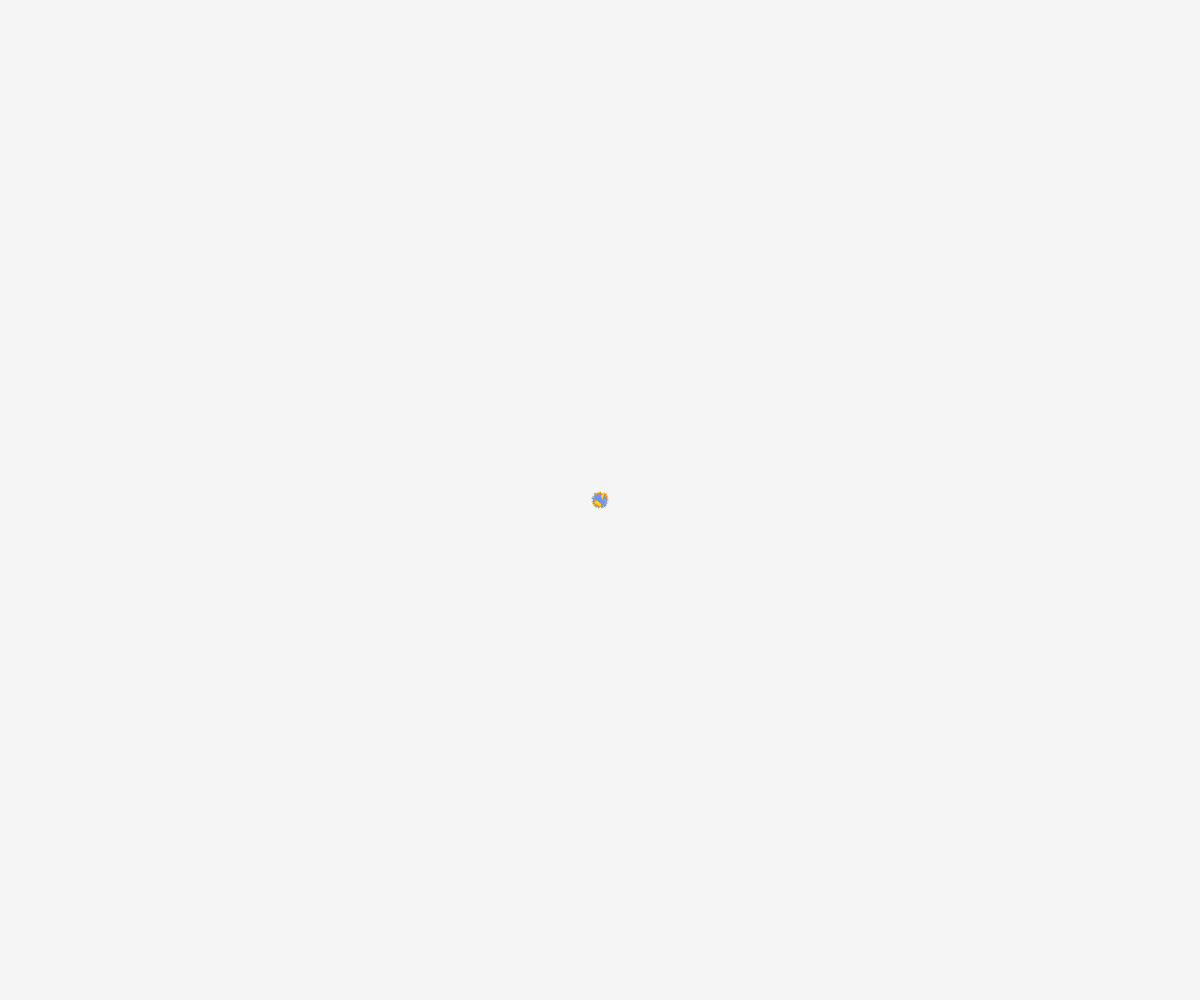
Frame 1 (no input)
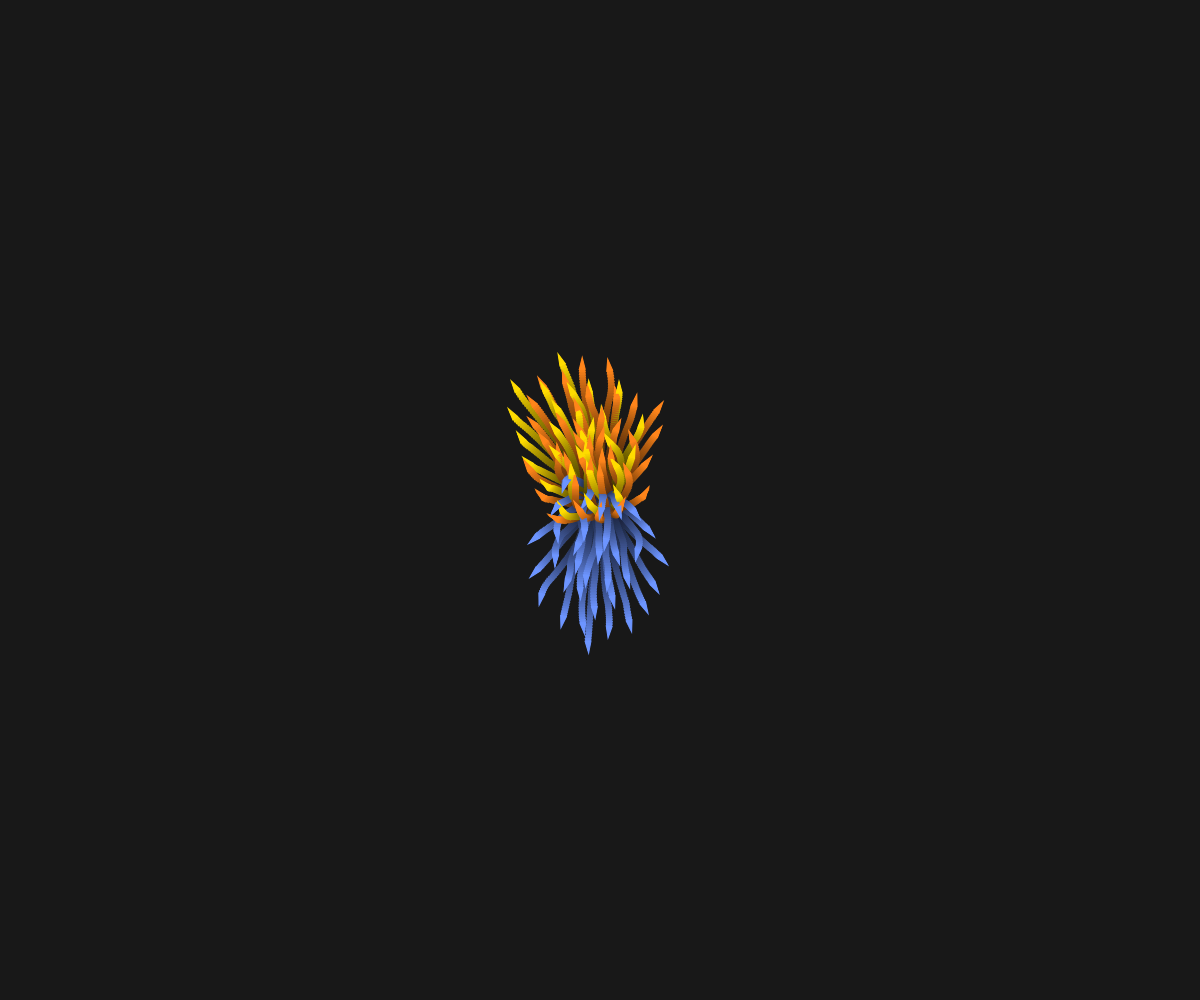
Frame 60 (no input)
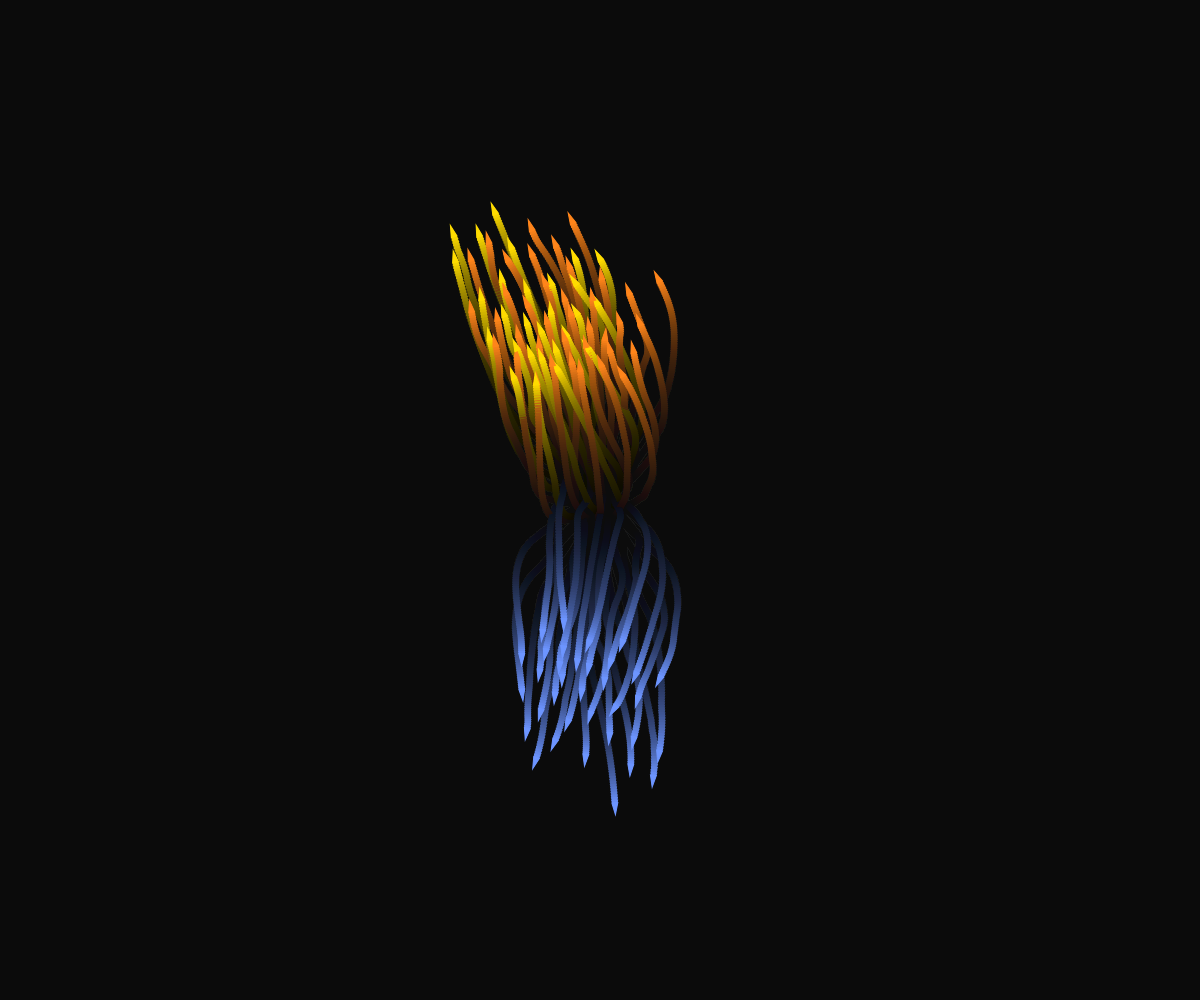
Frame 120 (the mouse pressed at the canvas centre since frame 60)

The p5.js sketch that drew these frames (run headless with seeded random() and noise() and a simulated clock; from frame 60 on, the mouse is pressed at the canvas centre):

// p5.js sketch
// ── sketch.js
let flock;

let number_of_boids = 100; // how many boids on the screen?
let min_life_force = 1500;
let max_life_force = 2500;
let life_force_decrement = 0.0; // set to some value; boid will die off a bit by this amt/frame
let number_of_groups = 3; // set from 1 - 6 probably

function setup() {
  createCanvas(windowWidth, windowHeight);
  flock = new Flock();
  // Add an initial set of boids into the system
  for (let i = 0; i < number_of_boids; i++) {
    let b = new Boid(width / 2, height / 2);
    //let b = new Boid(random(width), random(height));
    // let b = new Boid(random(1*width/3, 2*width/3), random(1*height/3, 2*height/3))
    flock.addBoid(b);
  }
}

function draw() {
 background(0, 10);
  //background(255);
  if (flock.boids.length > 0) {
    flock.run();
    flock.update();
  }
  else {
    noLoop();
    console.log("All the boids are dead.")
  }
}

// Pause
function mousePressed() {
  isLooping() ? noLoop() : loop();
}

 function windowResized() {
   resizeCanvas(windowWidth, windowHeight);
 }


// The Nature of Code
// Daniel Shiffman
// http://natureofcode.com

// Flock object

function Flock() {
  // An array for all the boids
  this.boids = []; // Initialize the array
}

Flock.prototype.run = function () {
  for (let i = 0; i < this.boids.length; i++) {
    this.boids[i].run(this.boids); // Passing the entire list of boids to each boid individually
  }
}

Flock.prototype.update = function () {
  this.remove_dead_boids();
}

Flock.prototype.addBoid = function (b) {
  this.boids.push(b);
}

Flock.prototype.remove_dead_boids = function () {
  this.boids = this.boids.filter(boid => boid.life_force > 0);
}

// The Nature of Code
// Daniel Shiffman
// http://natureofcode.com

// Boid class
// Methods for Separation, Cohesion, Alignment added

function Boid(x, y) {
  this.acceleration = createVector(0, 0);
  this.velocity = createVector(random(-1, 1), random(-1, 1));
  this.position = createVector(x, y);
  this.r = 3.0;
  this.maxspeed = 3; // Maximum speed
  this.maxforce = 0.05; // Maximum steering force
  this.colour_name = random_color(); 
  this.colour = color_named(this.colour_name);
  this.life_force = max_life_force; //random(min_life_force, max_life_force);
}

Boid.prototype.run = function (boids) {
  this.flock(boids);
  this.update();
  this.borders();
  this.render();
}

Boid.prototype.applyForce = function (force) {
  // We could add mass here if we want A = F / M
  this.acceleration.add(force);
}

// We accumulate a new acceleration each time based on three rules
Boid.prototype.flock = function (boids) {
  let feather_mates = boids.filter(boid => this.of_a_feather(boid));
  let sep = this.separate(feather_mates); // Separation
  let ali = this.align(feather_mates); // Alignment
  let coh = this.cohesion(feather_mates); // Cohesion
  // Arbitrarily weight these forces
  sep.mult(1.5);
  ali.mult(1.0);
  coh.mult(1.0);
  // Add the force vectors to acceleration
  this.applyForce(sep);
  this.applyForce(ali);
  this.applyForce(coh);
}

// Method to update location
Boid.prototype.update = function () {
  // Update velocity
  this.velocity.add(this.acceleration);
  // Limit speed
  this.velocity.limit(this.maxspeed);
  this.position.add(this.velocity);
  // Reset accelertion to 0 each cycle
  this.acceleration.mult(0);
  // Update Life force
  if (this.life_force > 0) {
    this.life_force -= life_force_decrement; 
  } else {
    this.life_force = 0;
  }
}

// A method that calculates and applies a steering force towards a target
// STEER = DESIRED MINUS VELOCITY
Boid.prototype.seek = function (target) {
  let desired = p5.Vector.sub(target, this.position); // A vector pointing from the location to the target
  // Normalize desired and scale to maximum speed
  desired.normalize();
  desired.mult(this.maxspeed);
  // Steering = Desired minus Velocity
  let steer = p5.Vector.sub(desired, this.velocity);
  steer.limit(this.maxforce); // Limit to maximum steering force
  return steer;
}

Boid.prototype.render = function () {
  // Draw a triangle rotated in the direction of velocity
  let theta = this.velocity.heading() + radians(90);
  alpha_value = (255 * this.life_force) / max_life_force;
  this.colour.setAlpha(alpha_value); 
  fill(this.colour);
  stroke(this.colour);
  push();
  translate(this.position.x, this.position.y);
  rotate(theta);
  beginShape();
  vertex(0, -this.r * 2);
  vertex(-this.r, this.r * 2);
  vertex(this.r, this.r * 2);
  endShape(CLOSE);
  pop();
}

// Wraparound
Boid.prototype.borders = function () {
  if (this.position.x < -this.r) this.position.x = width + this.r;
  if (this.position.y < -this.r) this.position.y = height + this.r;
  if (this.position.x > width + this.r) this.position.x = -this.r;
  if (this.position.y > height + this.r) this.position.y = -this.r;
}

// Separation
// Method checks for nearby boids and steers away
Boid.prototype.separate = function (boids) {
  let desiredseparation = 25.0;
  let steer = createVector(0, 0);
  let count = 0;
  // For every boid in the system, check if it's too close
  for (let i = 0; i < boids.length; i++) {
    let d = p5.Vector.dist(this.position, boids[i].position);
    // If the distance is greater than 0 and less than an arbitrary amount (0 when you are yourself)
    if ((d > 0) && (d < desiredseparation)) {
      // Calculate vector pointing away from neighbor
      let diff = p5.Vector.sub(this.position, boids[i].position);
      diff.normalize();
      diff.div(d); // Weight by distance
      steer.add(diff);
      count++; // Keep track of how many
    }
  }
  // Average -- divide by how many
  if (count > 0) {
    steer.div(count);
  }

  // As long as the vector is greater than 0
  if (steer.mag() > 0) {
    // Implement Reynolds: Steering = Desired - Velocity
    steer.normalize();
    steer.mult(this.maxspeed);
    steer.sub(this.velocity);
    steer.limit(this.maxforce);
  }
  return steer;
}

// Alignment
// For every nearby boid in the system, calculate the average velocity
Boid.prototype.align = function (boids) {
  let neighbordist = 50;
  let sum = createVector(0, 0);
  let count = 0;
  for (let i = 0; i < boids.length; i++) {
    let d = p5.Vector.dist(this.position, boids[i].position);
    if ((d > 0) && (d < neighbordist)) {
      sum.add(boids[i].velocity);
      count++;
    }
  }
  if (count > 0) {
    sum.div(count);
    sum.normalize();
    sum.mult(this.maxspeed);
    let steer = p5.Vector.sub(sum, this.velocity);
    steer.limit(this.maxforce);
    return steer;
  } else {
    return createVector(0, 0);
  }
}

// Cohesion
// For the average location (i.e. center) of all nearby boids, calculate steering vector towards that location
Boid.prototype.cohesion = function (boids) {
  let neighbordist = 50;
  let sum = createVector(0, 0); // Start with empty vector to accumulate all locations
  let count = 0;
  for (let i = 0; i < boids.length; i++) {
    let d = p5.Vector.dist(this.position, boids[i].position);
    if ((d > 0) && (d < neighbordist)) {
      sum.add(boids[i].position); // Add location
      count++;
    }
  }
  if (count > 0) {
    sum.div(count);
    return this.seek(sum); // Steer towards the location
  } else {
    return createVector(0, 0);
  }
}

Boid.prototype.of_a_feather = function (boid) {
  return this.colour_name === boid.colour_name
}


function random_color () {
  colors = ['blue_2','yellow','orange','blue_3','blue_4','blue_5',];
  i = random(number_of_groups);
  c = colors[int(i) % colors.length];
  return c;
}
// see https://clrs.cc/
function color_named (name) {
  colors = {
    aqua:    color(0x7f,0xdb,0xff),
    blue:    color(0x00,0x74,0xd9),
    lime:    color(0x01,0xff,0x70),
    navy:    color(0x00,0x1f,0x3f),
    teal:    color(0x39,0xcc,0xcc),
    olive:   color(0x3d,0x99,0x70),
    green:   color(0x2e,0xcc,0x40),
    red:     color(0xff,0x41,0x36),
    maroon:  color(0x85,0x14,0x4b),
    orange:  color(0xff,0x85,0x1b),
    purple:  color(0xb1,0x0d,0xc9),
    yellow:  color(0xff,0xdc,0x00),
    fuchsia: color(0xf0,0x12,0xbe),
    gray:    color(0xaa,0xaa,0xaa),
    white:   color(0xff,0xff,0xff),
    black:   color(0x11,0x11,0x11),
    silver:  color(0xdd,0xdd,0xdd),
    blue_1:  color(0x3B,0x50,0x8A),
    blue_2:  color(0x6D,0x95,0xFF),
    blue_3:  color(0x5C,0x7D,0xD6),
    blue_4:  color(0x41,0x58,0x96),
    blue_5:  color(0x30,0x41,0x70),
    sky: color(0x11,0x11,0x11)
  };
  return colors[name];
}
